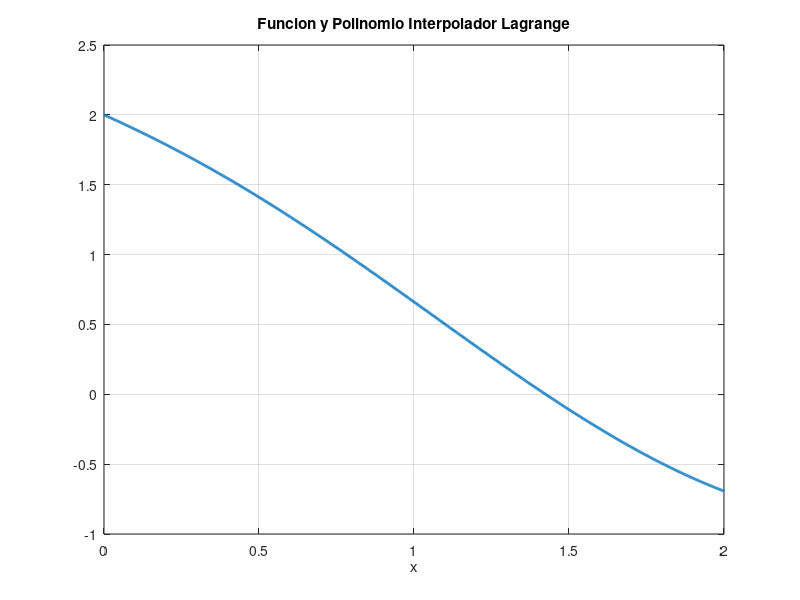

Write MATLAB code to recreate this figure. (Note: this script raises an error after producing the figure.)
%% PRACTICA 1
%  AUTOR: IVAN MARTIN GOMEZ

%% PRACTICA 1.1: Polinomios en Base de Lagrange (PPBL) y Polinomio Interpolador de Lagrange (PIL)
%
%  Uso: Ejecute desde la Ventana de Comandos el siguiente mandato: Script1.m 
%        
%       --> Especificamos el intervalo cerrado [a,b].
%               
                a=0;
                b=2;
                
%       --> Especificamos Funcion f(x)= e^(-x) + cos(4x/pi) que queremos 
%           Aproximar mediante el Polinomio
%           Interpolador de Lagrange. Esta funcion hay que especificarla dentro
%           del Fichero de tipo Funcionon llamado PIL.m. M?s adelante cuando trabajemos
%           con Matlab simbolico quizas se pueda especificar desde aqui.

%       --> Especificamos el numero de puntos n discretos que utilizaremos
%           para obtener el Polinomio Interpolador de Lagrange.
%           Haremos un estudio para varios valores de n.
%           Notar que en la teoria el valor de n NO se corresponde exactamente
%           con el numero de puntos(en teoria n = numero Puntos - 1),
%           pero en nuestro caso debido a las caracteristicas internas de
%           Matlab(Matlab indexa la primera posicion de los vectores por el valor 1 y no el cero),
%           el valor que toma n SI se corresponde con el numero de puntos 
%           (en la practica n = numero de puntos).
%
%       --> Aclaraciones: Lo que hace Matlab para dibujar es tomar dos
%           puntos vecinos(entre medias no hay ningun otro punto) y unirlos
%           mediante una recta. Al dibujar la funcion que queremos aproximar le
%           decimos que dibuje un numero suficientemente grande de puntos (ej:1000) como
%           para que a la vista del ojo humano, la linea recta sea lo
%           suficientemente pequena como para no distinguirla, esto dota de curvatura 
%           al dibujo en el caso de ser la funcion que queremos aproximar una
%           funcion con cierta curvatura.

%       --> Lo que se pretende con las Aproximaciones es utilizar un numero
%           mucho menor de puntos para obtener resultados 'suficientemente' buenos
%           como para poder utilizar la Aproximacion en lugar de la funcion
%           que estamos aproximando. De esta forma pasamos de evaluar la
%           funcion real, por ejemplo, en 1000 puntos, a evaluar la Aproximacion de la
%           funcion real en solo 5 puntos obteniendo un error que, segun el
%           contexto, sea lo suficientemente pequeno como para justificar la
%           el uso de Aproximacion en sustitucion al uso de la funcion real
%           por el Ahorro computacional que supone pasar de evaluar 1000
%           puntos en la funcion real a evaluar solo 5 puntos en la
%           Aproximacion. Cuanto mas exigente sea el problema particular que estamos
%           tratando menor sera el Error que se permita cometer y en
%           consecuencia necesitaremos aproximaciones mejores, lo que trae
%           coomo consecuencia la utilizacion de un mayor n?mero de
%           puntos para obtener una Aproximacion lo suficientemente buena,
%           y esto conllevara un mayor coste computacional frente a una
%           Aproximacion que haga uso de un menor numero de puntos.
%
%       --> En este caso al no estar utilizando Matlab simbolico, no tiene
%           sentido calcular el Error cometido ya que los valores del Polinomio
%           de Interprlacion de Lagrange particularizados en los puntos
%           discretos del Intervalo cerrado [a,b] toman el mismo valor que la
%           funcion f(x) que estamos aproximando, por lo que el error en esos
%           puntos da como resultado cero, lo interesante del error es
%           estudiarlo en puntos difrentes a los puntos discretos que hemos
%           utilizado para obtener la aproximacion a traves del Polinimo de
%           Interpolacion de Lagrange. Mas adelante, cuando obtengamos una
%           expresion explicita en funcion de una variable independiente 'x'
%           para los Polinomios en Base de Lagrange que a su vez seran
%           utilizados para obtener una expresion explicita en funcion de una
%           variable independiente 'x' para el Polinomio de Interpolaci?n de
%           Lagrang(lo anterior se hace con Matlab Simbolico), 
%           podremos haciendo uso de dicha expresion, sustituir en ella todos y
%           cada uno de los puntos que hemos utilizado para representar la
%           funcion f(x), y de esta forma calculando el |f(x) - I(x)| podremos
%           obtener el error cometido en cada uno de los puntos, calculando el
%           maximo de todos ellos obtendremos la Cota de Error.
%        
%           
%   
%       CASO 0) Dibujamos la funcion f(x)= e^(-x) + cos(4x/pi) en un n?mero
%               suficientemente grande de puntos del Intervalo Cerrado [a,b] para
%               utilizarlo como modelo de la funcion real en dicho
%               intervalo.
               format long;
               n=1000;
               X0=linspace(a,b,n);
               F=zeros(1,n);
               for i=1:n
                F(i)=exp(-X0(i)) + cos(4*X0(i)/pi);
               end
               figure(1);
               plot(X0,F,'MarkerEdgeColor',[0.1 0.1 0.1],'LineWidth',2);
               title('Funcion y Polinomio Interpolador Lagrange');
               xlabel('x');
               axis([a b -1 2.5]);
               grid on;
               hold on;
         
%       CASO 1) Dos puntos ==> n = 2
%
               n=2;
               rutina1; 
               %Calculo el Error cometido |f(x)-I(x)|
                F=zeros(1,n);
                for i=1:n
                    F(i)=exp(-X(i)) + cos(4*X(i)/pi);
                end
                E=abs(F - I);
                CotaError1=max(E)
                
               %Dibujo
                plot(X,I,'MarkerEdgeColor',[0.2 0.2 0.2],'LineWidth',2, 'Marker','*','MarkerFaceColor',[0.2 0.2 0.2],'MarkerSize',21);
               
               
       
%       CASO 2) Tres puntos ==> n = 3

               n=3;
               rutina1; 
               %Calculo el Error cometido |f(x)-I(x)|
                F=zeros(1,n);
                for i=1:n
                    F(i)=exp(-X(i)) + cos(4*X(i)/pi);
                end
                E=abs(F - I);
                CotaError2=max(E)
                
               %Dibujo
               plot(X,I,'MarkerEdgeColor',[0.3 0.3 0.3],'LineWidth',2,'Marker','*','MarkerSize',18,'MarkerFaceColor',[0.3 0.3 0.3]); 
               
%       CASO 3) Cuatro puntos ==> n = 4

               n=4;
               rutina1; 
               %Calculo el Error cometido |f(x)-I(x)|
                F=zeros(1,n);
                for i=1:n
                    F(i)=exp(-X(i)) + cos(4*X(i)/pi);
                end
                E=abs(F - I);
                CotaError3=max(E)
                
               %Dibujo
               plot(X,I,'MarkerEdgeColor',[0.4 0.4 0.4],'LineWidth',2,'Marker','*','MarkerSize',15,'MarkerFaceColor',[0.4 0.4 0.4]); 

%       CASO 4) Cinco puntos ==> n = 5

               n=5;
               rutina1;
               %Calculo el Error cometido |f(x)-I(x)|
                F=zeros(1,n);
                for i=1:n
                    F(i)=exp(-X(i)) + cos(4*X(i)/pi);
                end
                E=abs(F - I);
                CotaError3=max(E)
                
               %Dibujo
               plot(X,I,'MarkerEdgeColor',[0.5 0.5 0.5],'LineWidth',2,'Marker','*','MarkerSize',12,'MarkerFaceColor',[0.5 0.5 0.5]); 

%       CASO 5) Seis puntos ==> n = 6

               n=6;
               rutina1; 
               %Calculo el Error cometido |f(x)-I(x)|
                F=zeros(1,n);
                for i=1:n
                    F(i)=exp(-X(i)) + cos(4*X(i)/pi);
                end
                E=abs(F - I);
                CotaError5=max(E)
                
               %Dibujo
               plot(X,I,'MarkerEdgeColor',[0.6 0.6 0.6],'LineWidth',2,'Marker','*','MarkerSize',9,'MarkerFaceColor',[0.6 0.6 0.6]); 
 
%       CASO 6) Siete puntos ==> n = 7

               n=7;
               rutina1;  
               %Calculo el Error cometido |f(x)-I(x)|
                F=zeros(1,n);
                for i=1:n
                    F(i)=exp(-X(i)) + cos(4*X(i)/pi);
                end
                E=abs(F - I);
                CotaError6=max(E)
                
               %Dibujo
               plot(X,I,'MarkerEdgeColor',[0.7 0.7 0.7],'LineWidth',2,'Marker','*','MarkerSize',6,'MarkerFaceColor',[0.7 0.7 0.7]); 
               legend('f(x) = exp(-x) + cos(4x/pi)','Aproximacion n=2','Aproximacion n=3',...
               'Aproximacion n=4','Aproximacion n=5','Aproximacion n=6','Aproximacion n=7'); 
               lgd = legend;
               lgd.FontSize = 18;
           
%        



